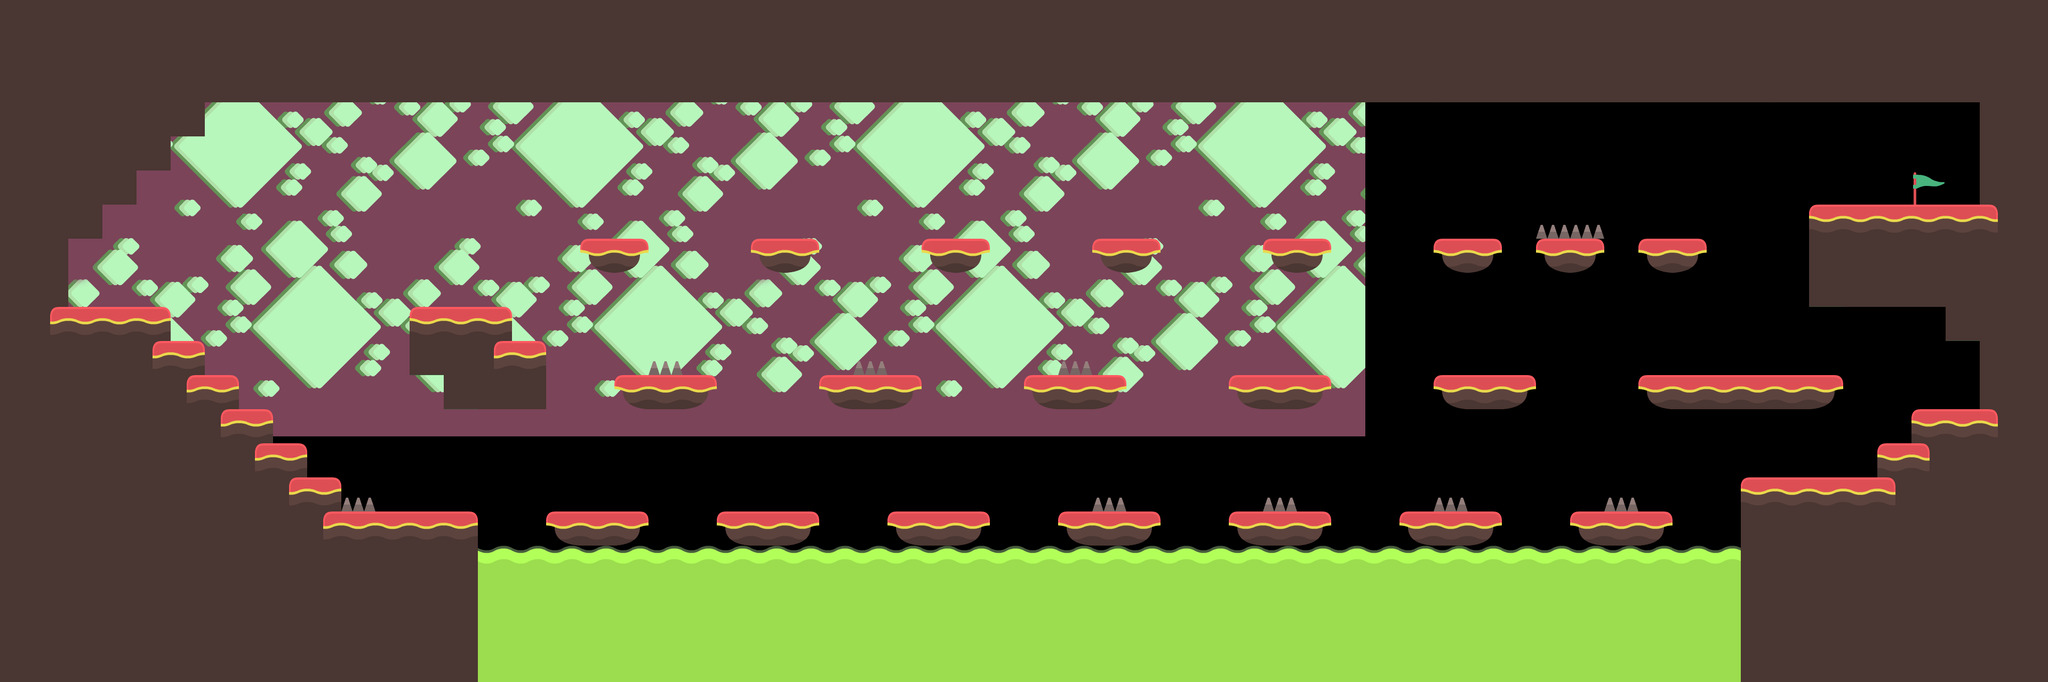

This game map was drawn from its Tiled (.tmx) file and the tilesets committed beside it. A one-line description and the trimmed map source follow:
An orthogonal 60x20 tile map with 64x64 px tiles, 1 tile layer (Capa de Patrones 1), 1 image layer and 52 objects.

<map version="1.2" tiledversion="1.2.0" orientation="orthogonal" renderorder="right-down" width="60" height="20" tilewidth="64" tileheight="64" infinite="0" nextlayerid="9" nextobjectid="61">
 <properties>
  <property name="Parallax_Speed" type="float" value="0.9" />
  <property name="Starting_Pos_X" type="int" value="64" />
  <property name="Starting_Pos_Y" type="int" value="384" />
 </properties>
 <tileset firstgid="1" name="New tileset" tilewidth="64" tileheight="64" tilecount="45" columns="9">
  <image source="New tileset.png" width="576" height="320" />
  <terraintypes>
   <terrain name="Ground" tile="10" />
   <terrain name="Air" tile="15" />
   <terrain name="Platform" tile="7" />
  </terraintypes>
  <tile id="0" terrain="1,1,1,0" />
  <tile id="1" terrain="1,1,0,0" />
  <tile id="2" terrain="1,1,0,1" />
  <tile id="3" terrain="0,0,0,1" />
  <tile id="4" terrain="0,0,1,1" />
  <tile id="5" terrain="0,0,1,0" />
  <tile id="6" terrain="2,2,2,2" />
  <tile id="7" terrain="2,2,2,2" />
  <tile id="8" terrain="2,2,2,2" />
  <tile id="9" terrain="1,0,1,0" />
  <tile id="10" terrain="0,0,0,0" />
  <tile id="11" terrain="0,1,0,1" />
  <tile id="12" terrain="0,1,0,1" />
  <tile id="14" terrain="1,0,1,0" />
  <tile id="15" terrain="1,1,1,1" />
  <tile id="18" terrain="1,0,1,1" />
  <tile id="19" terrain="0,0,1,1" />
  <tile id="20" terrain="0,1,1,1" />
  <tile id="21" terrain="0,1,0,0" />
  <tile id="22" terrain="1,1,0,0" />
  <tile id="23" terrain="1,0,0,0" />
  <tile id="27" terrain="1,1,," />
 </tileset>
 <imagelayer id="2" name="Capa de Imagen 1">
  <image source="New Background 2.png" width="2560" height="819" />
 </imagelayer>
 <layer id="8" name="Capa de Patrones 1" width="60" height="20">
  <data>[1200 cells, 1200 non-empty, 25 distinct tile ids]</data>
 </layer>
 <objectgroup color="#0055ff" id="3" name="Colliders _Wall">
  <object id="2" x="0" y="456" width="127" height="184" />
  <object id="3" x="1024" y="960" width="191" height="65" />
  <object id="4" x="127" y="575" width="192" height="67" />
  <object id="5" x="767.5" y="576.667" width="191.833" height="63" />
  <object id="6" x="257.5" y="638.5" width="127" height="64" />
  <object id="7" x="129" y="321.333" width="125" height="62" />
  <object id="9" x="1086.33" y="449.667" width="129" height="66" />
  <object id="10" x="2050.33" y="448.333" width="125.333" height="66" />
  <object id="11" x="3393.33" y="384.667" width="322.667" height="191.167" />
  <object id="13" x="387.333" y="125.667" width="3393" height="65" />
  <object id="14" x="3264" y="896" width="256.333" height="188.333" />
  <object id="15" x="3649.67" y="575" width="67.3333" height="63" />
  <object id="18" x="3714.67" y="188.333" width="65" height="582" />
  <object id="19" x="3072.17" y="705.167" width="384" height="65" />
  <object id="21" x="1537.33" y="704.667" width="190.667" height="66" />
  <object id="35" x="321" y="703.5" width="127" height="64" />
  <object id="36" x="384.5" y="768" width="127" height="64" />
  <object id="37" x="448.5" y="832.5" width="127" height="64" />
  <object id="38" x="512" y="896.5" width="127" height="64" />
  <object id="40" x="575.5" y="960.5" width="319.5" height="63" />
  <object id="41" x="1343.17" y="960.667" width="191" height="65" />
  <object id="42" x="1664" y="960.5" width="191" height="65" />
  <object id="43" x="1984.5" y="960.833" width="191" height="65" />
  <object id="44" x="2304.5" y="960.833" width="191" height="65" />
  <object id="45" x="2624.5" y="960.833" width="191" height="65" />
  <object id="46" x="2304.5" y="704.5" width="191" height="65" />
  <object id="47" x="128.167" y="385" width="63.6667" height="62" />
  <object id="48" x="832.667" y="640.833" width="190.666" height="129.667" />
  <object id="49" x="1406.17" y="448.333" width="129" height="66" />
  <object id="50" x="1728.83" y="448.333" width="129" height="66" />
  <object id="51" x="2369.33" y="448.167" width="125.333" height="66" />
  <object id="52" x="2689.33" y="448.333" width="125.333" height="66" />
  <object id="53" x="2880" y="448.333" width="125.333" height="66" />
  <object id="54" x="3072" y="447" width="125.333" height="66" />
  <object id="55" x="3583.83" y="768.5" width="125.333" height="66" />
  <object id="56" x="3520.5" y="832.333" width="67.9997" height="66" />
  <object id="57" x="2945.33" y="959.833" width="191" height="65" />
  <object id="58" x="2688.33" y="704.667" width="191" height="65" />
  <object id="59" x="1921.83" y="704.333" width="191" height="65" />
  <object id="60" x="1151.17" y="703.5" width="191" height="65" />
 </objectgroup>
 <objectgroup color="#ff0000" id="4" name="Colliders_Death">
  <object id="22" x="881.879" y="1020.18" width="2396.79" height="256" />
  <object id="23" x="1600" y="679.333" width="64" height="25.3333" />
  <object id="27" x="2047.58" y="935.576" width="62" height="25.3333" />
  <object id="28" x="2369" y="936" width="62" height="25.3333" />
  <object id="29" x="3009" y="935.333" width="62" height="25.3333" />
  <object id="30" x="2688.33" y="934" width="62" height="25.3333" />
  <object id="31" x="1985.67" y="680" width="62" height="25.3333" />
  <object id="32" x="1217" y="678.667" width="62" height="25.3333" />
  <object id="33" x="2880.33" y="422.667" width="62" height="25.3333" />
  <object id="34" x="2945" y="423.333" width="62" height="25.3333" />
  <object id="39" x="640.5" y="934.5" width="63.5" height="25.5" />
 </objectgroup>
 <objectgroup color="#55ff00" id="5" name="Colliders_Win">
  <object id="25" x="3585.67" y="322.667" width="63" height="62" />
 </objectgroup>
</map>
